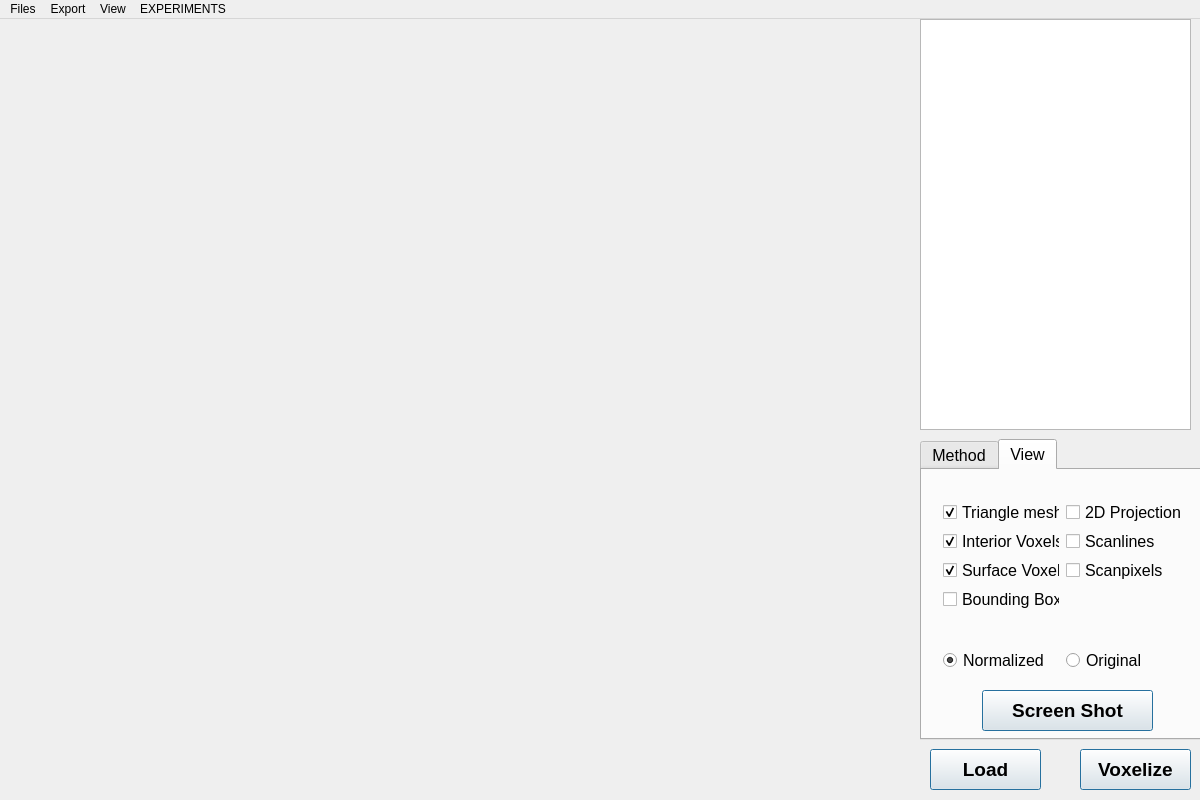
<?xml version="1.0" encoding="UTF-8"?>
<ui version="4.0">
 <class>LoboVoxelizorClass</class>
 <widget class="QMainWindow" name="LoboVoxelizorClass">
  <property name="geometry">
   <rect>
    <x>0</x>
    <y>0</y>
    <width>1200</width>
    <height>800</height>
   </rect>
  </property>
  <property name="sizePolicy">
   <sizepolicy hsizetype="Preferred" vsizetype="Preferred">
    <horstretch>100</horstretch>
    <verstretch>100</verstretch>
   </sizepolicy>
  </property>
  <property name="minimumSize">
   <size>
    <width>0</width>
    <height>0</height>
   </size>
  </property>
  <property name="maximumSize">
   <size>
    <width>2000</width>
    <height>1000</height>
   </size>
  </property>
  <property name="windowTitle">
   <string>LoboVoxelizor</string>
  </property>
  <property name="windowIcon">
   <iconset>
    <normaloff>:/LoboVoxelizer/Resources/applications_development.png</normaloff>:/LoboVoxelizer/Resources/applications_development.png</iconset>
  </property>
  <widget class="QWidget" name="centralWidget">
   <widget class="QPushButton" name="pushButtonVoxelize">
    <property name="geometry">
     <rect>
      <x>1080</x>
      <y>730</y>
      <width>111</width>
      <height>41</height>
     </rect>
    </property>
    <property name="font">
     <font>
      <pointsize>14</pointsize>
      <weight>75</weight>
      <bold>true</bold>
     </font>
    </property>
    <property name="text">
     <string>Voxelize</string>
    </property>
    <property name="icon">
     <iconset>
      <normaloff>:/LoboVoxelizer/Resources/dialog_ok.png</normaloff>:/LoboVoxelizer/Resources/dialog_ok.png</iconset>
    </property>
    <property name="default">
     <bool>true</bool>
    </property>
    <property name="flat">
     <bool>false</bool>
    </property>
   </widget>
   <widget class="mainviewer" name="viewer" native="true">
    <property name="geometry">
     <rect>
      <x>0</x>
      <y>0</y>
      <width>911</width>
      <height>771</height>
     </rect>
    </property>
   </widget>
   <widget class="QTextEdit" name="MessageText">
    <property name="geometry">
     <rect>
      <x>920</x>
      <y>0</y>
      <width>271</width>
      <height>411</height>
     </rect>
    </property>
   </widget>
   <widget class="QTabWidget" name="tabWidget">
    <property name="geometry">
     <rect>
      <x>920</x>
      <y>420</y>
      <width>281</width>
      <height>301</height>
     </rect>
    </property>
    <property name="font">
     <font>
      <pointsize>12</pointsize>
     </font>
    </property>
    <property name="currentIndex">
     <number>1</number>
    </property>
    <widget class="QWidget" name="tab_Inform">
     <attribute name="title">
      <string>Method</string>
     </attribute>
     <widget class="QCheckBox" name="checkBox_setSpeedTest">
      <property name="geometry">
       <rect>
        <x>30</x>
        <y>120</y>
        <width>181</width>
        <height>31</height>
       </rect>
      </property>
      <property name="text">
       <string>Speed Test (Surface)</string>
      </property>
     </widget>
     <widget class="QSpinBox" name="spinBoxGridDensity">
      <property name="geometry">
       <rect>
        <x>160</x>
        <y>230</y>
        <width>111</width>
        <height>31</height>
       </rect>
      </property>
      <property name="font">
       <font>
        <pointsize>12</pointsize>
       </font>
      </property>
      <property name="maximum">
       <number>4097</number>
      </property>
     </widget>
     <widget class="QLabel" name="label">
      <property name="geometry">
       <rect>
        <x>20</x>
        <y>230</y>
        <width>101</width>
        <height>31</height>
       </rect>
      </property>
      <property name="font">
       <font>
        <pointsize>12</pointsize>
       </font>
      </property>
      <property name="text">
       <string>Resolution</string>
      </property>
      <property name="wordWrap">
       <bool>true</bool>
      </property>
     </widget>
     <widget class="QWidget" name="gridLayoutWidget_3">
      <property name="geometry">
       <rect>
        <x>30</x>
        <y>20</y>
        <width>211</width>
        <height>61</height>
       </rect>
      </property>
      <layout class="QGridLayout" name="gridLayout_3">
       <item row="1" column="0">
        <widget class="QRadioButton" name="radioButton_Pan11">
         <property name="text">
          <string>Pan11</string>
         </property>
        </widget>
       </item>
       <item row="0" column="0">
        <widget class="QRadioButton" name="radioButton_SAT">
         <property name="font">
          <font>
           <pointsize>12</pointsize>
          </font>
         </property>
         <property name="text">
          <string>SS10</string>
         </property>
         <property name="checked">
          <bool>true</bool>
         </property>
        </widget>
       </item>
       <item row="0" column="1">
        <widget class="QRadioButton" name="radioButton_FLT">
         <property name="font">
          <font>
           <pointsize>12</pointsize>
          </font>
         </property>
         <property name="text">
          <string>FLT</string>
         </property>
        </widget>
       </item>
       <item row="1" column="1">
        <widget class="QRadioButton" name="radioButton_INT">
         <property name="font">
          <font>
           <pointsize>12</pointsize>
          </font>
         </property>
         <property name="text">
          <string>INT</string>
         </property>
        </widget>
       </item>
      </layout>
     </widget>
     <widget class="QCheckBox" name="checkBox_setFillHoles">
      <property name="geometry">
       <rect>
        <x>30</x>
        <y>150</y>
        <width>181</width>
        <height>31</height>
       </rect>
      </property>
      <property name="text">
       <string>Fill Holes</string>
      </property>
     </widget>
     <widget class="QCheckBox" name="checkBox_setMultipleThreads">
      <property name="geometry">
       <rect>
        <x>30</x>
        <y>180</y>
        <width>181</width>
        <height>31</height>
       </rect>
      </property>
      <property name="text">
       <string>Multiple Threads</string>
      </property>
     </widget>
    </widget>
    <widget class="QWidget" name="tab_View">
     <attribute name="title">
      <string>View</string>
     </attribute>
     <widget class="QWidget" name="gridLayoutWidget">
      <property name="geometry">
       <rect>
        <x>10</x>
        <y>20</y>
        <width>261</width>
        <height>131</height>
       </rect>
      </property>
      <layout class="QGridLayout" name="gridLayout">
       <item row="1" column="0">
        <widget class="QCheckBox" name="checkBoxSetShowInteriorVoxels">
         <property name="font">
          <font>
           <pointsize>12</pointsize>
          </font>
         </property>
         <property name="text">
          <string>Interior Voxels</string>
         </property>
         <property name="checked">
          <bool>true</bool>
         </property>
        </widget>
       </item>
       <item row="3" column="0">
        <widget class="QCheckBox" name="checkBoxSetShowBoundingBox">
         <property name="font">
          <font>
           <pointsize>12</pointsize>
          </font>
         </property>
         <property name="text">
          <string>Bounding Box</string>
         </property>
         <property name="checked">
          <bool>false</bool>
         </property>
        </widget>
       </item>
       <item row="2" column="0">
        <widget class="QCheckBox" name="checkBoxSetShowSurfaceVoxels">
         <property name="font">
          <font>
           <pointsize>12</pointsize>
          </font>
         </property>
         <property name="text">
          <string>Surface Voxels</string>
         </property>
         <property name="checked">
          <bool>true</bool>
         </property>
        </widget>
       </item>
       <item row="0" column="0">
        <widget class="QCheckBox" name="checkBoxSetShowTriangelMesh">
         <property name="font">
          <font>
           <pointsize>12</pointsize>
          </font>
         </property>
         <property name="text">
          <string>Triangle mesh</string>
         </property>
         <property name="checked">
          <bool>true</bool>
         </property>
        </widget>
       </item>
       <item row="2" column="1">
        <widget class="QCheckBox" name="checkBoxSetShowScanpixels">
         <property name="font">
          <font>
           <pointsize>12</pointsize>
          </font>
         </property>
         <property name="text">
          <string>Scanpixels</string>
         </property>
         <property name="checked">
          <bool>false</bool>
         </property>
        </widget>
       </item>
       <item row="1" column="1">
        <widget class="QCheckBox" name="checkBoxSetShowScanlines">
         <property name="font">
          <font>
           <pointsize>12</pointsize>
          </font>
         </property>
         <property name="text">
          <string>Scanlines</string>
         </property>
         <property name="checked">
          <bool>false</bool>
         </property>
        </widget>
       </item>
       <item row="0" column="1">
        <widget class="QCheckBox" name="checkBoxSetShow2DProjections">
         <property name="font">
          <font>
           <pointsize>12</pointsize>
          </font>
         </property>
         <property name="text">
          <string>2D Projections</string>
         </property>
         <property name="checked">
          <bool>false</bool>
         </property>
        </widget>
       </item>
      </layout>
     </widget>
     <widget class="QWidget" name="gridLayoutWidget_2">
      <property name="geometry">
       <rect>
        <x>10</x>
        <y>170</y>
        <width>261</width>
        <height>41</height>
       </rect>
      </property>
      <layout class="QGridLayout" name="gridLayout_2">
       <item row="0" column="0">
        <widget class="QRadioButton" name="radioButton_ViewNormalized">
         <property name="text">
          <string>Normalized</string>
         </property>
         <property name="checked">
          <bool>true</bool>
         </property>
        </widget>
       </item>
       <item row="0" column="1">
        <widget class="QRadioButton" name="radioButton_ViewOriginal">
         <property name="text">
          <string>Original</string>
         </property>
        </widget>
       </item>
      </layout>
     </widget>
     <widget class="QPushButton" name="pushButton_Screenshot">
      <property name="geometry">
       <rect>
        <x>60</x>
        <y>220</y>
        <width>171</width>
        <height>41</height>
       </rect>
      </property>
      <property name="font">
       <font>
        <pointsize>14</pointsize>
        <weight>75</weight>
        <bold>true</bold>
       </font>
      </property>
      <property name="text">
       <string>Screen Shot</string>
      </property>
      <property name="icon">
       <iconset>
        <normaloff>:/LoboVoxelizer/Resources/dialog_ok.png</normaloff>:/LoboVoxelizer/Resources/dialog_ok.png</iconset>
      </property>
      <property name="default">
       <bool>true</bool>
      </property>
      <property name="flat">
       <bool>false</bool>
      </property>
     </widget>
    </widget>
   </widget>
   <widget class="QPushButton" name="pushButtonLoad">
    <property name="geometry">
     <rect>
      <x>930</x>
      <y>730</y>
      <width>111</width>
      <height>41</height>
     </rect>
    </property>
    <property name="font">
     <font>
      <pointsize>14</pointsize>
      <weight>75</weight>
      <bold>true</bold>
     </font>
    </property>
    <property name="text">
     <string>Load</string>
    </property>
    <property name="icon">
     <iconset>
      <normaloff>:/LoboVoxelizer/Resources/dialog_ok.png</normaloff>:/LoboVoxelizer/Resources/dialog_ok.png</iconset>
    </property>
    <property name="default">
     <bool>true</bool>
    </property>
    <property name="flat">
     <bool>false</bool>
    </property>
   </widget>
  </widget>
  <widget class="QMenuBar" name="menuBar">
   <property name="geometry">
    <rect>
     <x>0</x>
     <y>0</y>
     <width>1200</width>
     <height>21</height>
    </rect>
   </property>
   <widget class="QMenu" name="menuFiles">
    <property name="title">
     <string>Files</string>
    </property>
    <addaction name="actionOpen_OBJ_file"/>
   </widget>
   <widget class="QMenu" name="menuExport">
    <property name="title">
     <string>Export</string>
    </property>
    <widget class="QMenu" name="menuELE_NODE_File_Cubic">
     <property name="title">
      <string>ELE NODE File (Cubic)</string>
     </property>
     <addaction name="separator"/>
     <addaction name="actionSave_ELE_Cubic_All_Elements"/>
     <addaction name="actionSave_ELE_Cubic_Surface_Only"/>
    </widget>
    <widget class="QMenu" name="menuELE_NODE_File_Tet">
     <property name="title">
      <string>ELE NODE File (Tet)</string>
     </property>
     <addaction name="actionSave_ELE_Tet_All_Elements"/>
     <addaction name="actionSave_ELE_Tet_Surface_Only"/>
    </widget>
    <addaction name="menuELE_NODE_File_Cubic"/>
    <addaction name="menuELE_NODE_File_Tet"/>
    <addaction name="actionSave_OBJ_file_Quad"/>
    <addaction name="actionSave_OBJ_file_Triangle"/>
    <addaction name="actionSave_OBJ_File_All_Quad_Face"/>
   </widget>
   <widget class="QMenu" name="menuEXPERIMENTS">
    <property name="geometry">
     <rect>
      <x>468</x>
      <y>84</y>
      <width>282</width>
      <height>310</height>
     </rect>
    </property>
    <property name="title">
     <string>EXPERIMENTS</string>
    </property>
    <addaction name="actionSpeed_Test_Center_Scanlines"/>
    <addaction name="actionSpeed_Test_Parallel_Scanlines"/>
    <addaction name="actionSpeed_Test_SAT_based"/>
    <addaction name="separator"/>
    <addaction name="actionTriangle"/>
    <addaction name="actionMultiOBJ_File_voxelization"/>
    <addaction name="actionSingleOBJ_File_voxelization"/>
    <addaction name="separator"/>
    <addaction name="action3D_Model"/>
    <addaction name="actionMultiOBJ_AllElement"/>
    <addaction name="actionMultiOBJ_File_Collisions"/>
    <addaction name="actionMultiOBJ_AllElement_collision"/>
    <addaction name="actionMultiOBJ_File_Add_Container"/>
   </widget>
   <widget class="QMenu" name="menuView">
    <property name="title">
     <string>View</string>
    </property>
    <addaction name="actionNormalized_Mesh"/>
    <addaction name="actionOriginal_Mesh"/>
   </widget>
   <addaction name="menuFiles"/>
   <addaction name="menuExport"/>
   <addaction name="menuView"/>
   <addaction name="menuEXPERIMENTS"/>
  </widget>
  <action name="actionOpen_OBJ_file">
   <property name="text">
    <string>open OBJ file</string>
   </property>
  </action>
  <action name="actionSave_OBJ_file_Normalized">
   <property name="text">
    <string>OBJ File (Normalized Triangle Mesh)</string>
   </property>
  </action>
  <action name="actionSave_OBJ_file_Quad">
   <property name="text">
    <string>OBJ File (Quad Mesh)</string>
   </property>
  </action>
  <action name="actionSave_OBJ_file_Triangle">
   <property name="text">
    <string>OBJ File (Triangle Mesh)</string>
   </property>
  </action>
  <action name="actionMultiOBJ_AllElement">
   <property name="text">
    <string>MultiOBJ File (All elements)</string>
   </property>
  </action>
  <action name="actionMultiOBJ_AllElement_collision">
   <property name="text">
    <string>MultiOBJ File (All Elements and Collisions)</string>
   </property>
  </action>
  <action name="actionSave_ELE_Cubic_All_Elements">
   <property name="text">
    <string>All Elements</string>
   </property>
  </action>
  <action name="actionSave_ELE_Cubic_Surface_Only">
   <property name="text">
    <string>Surface Only</string>
   </property>
  </action>
  <action name="actionSave_ELE_Tet_All_Elements">
   <property name="text">
    <string>All Elements</string>
   </property>
  </action>
  <action name="actionSave_ELE_Tet_Surface_Only">
   <property name="text">
    <string>Surface Only</string>
   </property>
  </action>
  <action name="actionSave_OBJ_File_All_Quad_Face">
   <property name="text">
    <string>OBJ File (All Quad Face)</string>
   </property>
  </action>
  <action name="actionMultiOBJ_File_Collisions">
   <property name="text">
    <string>MultiOBJ File (Collisions)</string>
   </property>
  </action>
  <action name="actionMultiOBJ_File_Add_Container">
   <property name="text">
    <string>MultiOBJ File(Add Container)</string>
   </property>
  </action>
  <action name="actionGenerate_triangle_slices">
   <property name="text">
    <string>Generate triangle slices</string>
   </property>
  </action>
  <action name="actionMultiOBJ_File_voxelization">
   <property name="text">
    <string>MultiOBJ File voxelization</string>
   </property>
  </action>
  <action name="actionSingleOBJ_File_voxelization">
   <property name="text">
    <string>SingleOBJ File voxelization</string>
   </property>
  </action>
  <action name="actionOriginal_Mesh">
   <property name="checkable">
    <bool>true</bool>
   </property>
   <property name="text">
    <string>Original Mesh</string>
   </property>
  </action>
  <action name="actionNormalized_Mesh">
   <property name="checkable">
    <bool>true</bool>
   </property>
   <property name="checked">
    <bool>true</bool>
   </property>
   <property name="text">
    <string>Normalized Mesh</string>
   </property>
  </action>
  <action name="action2D_Projections">
   <property name="checkable">
    <bool>true</bool>
   </property>
   <property name="text">
    <string>2D Projections</string>
   </property>
  </action>
  <action name="actionSpeed_Test_Parallel_Scanlines">
   <property name="text">
    <string>Speed Test (Parallel Scanlines)</string>
   </property>
  </action>
  <action name="actionSpeed_Test_Center_Scanlines">
   <property name="text">
    <string>Speed Test (Center Scanlines)</string>
   </property>
  </action>
  <action name="actionTriangle">
   <property name="text">
    <string>Triangle Animation (triangle.obj)</string>
   </property>
  </action>
  <action name="action3D_Model">
   <property name="text">
    <string>3D Model Animation</string>
   </property>
  </action>
  <action name="actionSpeed_Test_SAT_based">
   <property name="text">
    <string>Speed Test (SAT-based)</string>
   </property>
  </action>
 </widget>
 <layoutdefault spacing="6" margin="11"/>
 <customwidgets>
  <customwidget>
   <class>mainviewer</class>
   <extends>QWidget</extends>
   <header location="global">mainviewer.h</header>
   <container>1</container>
   <slots>
    <slot>setShowTriangleMesh(bool)</slot>
    <slot>setShowSurfaceVoxels(bool)</slot>
    <slot>setShowInteriorVoxels(bool)</slot>
    <slot>setShowBoundingBox(bool)</slot>
    <slot>setShowScanlines(bool)</slot>
    <slot>setShow2DProjections(bool)</slot>
    <slot>setShowScanpixels(bool)</slot>
   </slots>
  </customwidget>
 </customwidgets>
 <resources/>
 <connections>
  <connection>
   <sender>checkBoxSetShowTriangelMesh</sender>
   <signal>toggled(bool)</signal>
   <receiver>viewer</receiver>
   <slot>setShowTriangleMesh(bool)</slot>
   <hints>
    <hint type="sourcelabel">
     <x>933</x>
     <y>505</y>
    </hint>
    <hint type="destinationlabel">
     <x>781</x>
     <y>354</y>
    </hint>
   </hints>
  </connection>
  <connection>
   <sender>checkBoxSetShowSurfaceVoxels</sender>
   <signal>toggled(bool)</signal>
   <receiver>viewer</receiver>
   <slot>setShowSurfaceVoxels(bool)</slot>
   <hints>
    <hint type="sourcelabel">
     <x>933</x>
     <y>569</y>
    </hint>
    <hint type="destinationlabel">
     <x>776</x>
     <y>384</y>
    </hint>
   </hints>
  </connection>
  <connection>
   <sender>checkBoxSetShowInteriorVoxels</sender>
   <signal>toggled(bool)</signal>
   <receiver>viewer</receiver>
   <slot>setShowInteriorVoxels(bool)</slot>
   <hints>
    <hint type="sourcelabel">
     <x>933</x>
     <y>537</y>
    </hint>
    <hint type="destinationlabel">
     <x>781</x>
     <y>413</y>
    </hint>
   </hints>
  </connection>
  <connection>
   <sender>checkBoxSetShowBoundingBox</sender>
   <signal>toggled(bool)</signal>
   <receiver>viewer</receiver>
   <slot>setShowBoundingBox(bool)</slot>
   <hints>
    <hint type="sourcelabel">
     <x>933</x>
     <y>601</y>
    </hint>
    <hint type="destinationlabel">
     <x>803</x>
     <y>443</y>
    </hint>
   </hints>
  </connection>
  <connection>
   <sender>checkBoxSetShowScanlines</sender>
   <signal>toggled(bool)</signal>
   <receiver>viewer</receiver>
   <slot>setShowScanlines(bool)</slot>
   <hints>
    <hint type="sourcelabel">
     <x>1066</x>
     <y>537</y>
    </hint>
    <hint type="destinationlabel">
     <x>777</x>
     <y>473</y>
    </hint>
   </hints>
  </connection>
  <connection>
   <sender>checkBoxSetShow2DProjections</sender>
   <signal>toggled(bool)</signal>
   <receiver>viewer</receiver>
   <slot>setShow2DProjections(bool)</slot>
   <hints>
    <hint type="sourcelabel">
     <x>1066</x>
     <y>505</y>
    </hint>
    <hint type="destinationlabel">
     <x>783</x>
     <y>504</y>
    </hint>
   </hints>
  </connection>
  <connection>
   <sender>checkBoxSetShowScanpixels</sender>
   <signal>toggled(bool)</signal>
   <receiver>viewer</receiver>
   <slot>setShowScanpixels(bool)</slot>
   <hints>
    <hint type="sourcelabel">
     <x>1066</x>
     <y>569</y>
    </hint>
    <hint type="destinationlabel">
     <x>772</x>
     <y>487</y>
    </hint>
   </hints>
  </connection>
 </connections>
 <slots>
  <slot>openOBJfile()</slot>
 </slots>
</ui>
